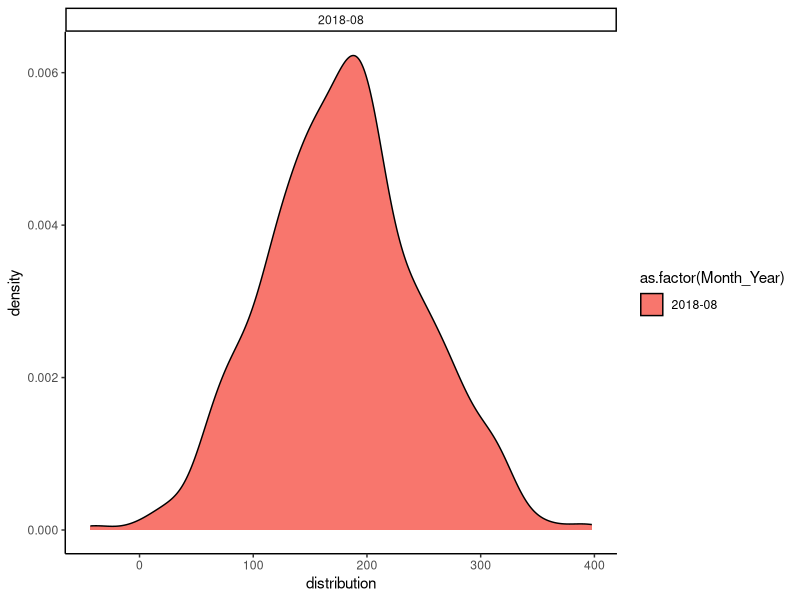
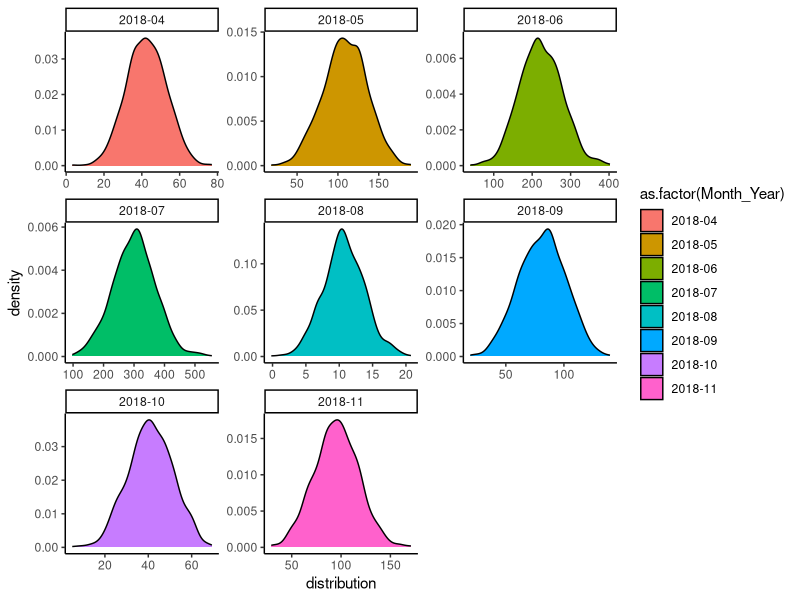

These figures' R source, in order: (Note: this script raises an error after producing the figures.)
##Create bootstrapped species matrix arrays for fish 
##M.Gutgesell
##Feb 18, 2025

library(tidyverse)
library(readxl)

##Import fish data - already standardized to area/effort, use mean and 95% CI of biomass estimate to create normal distribution and then sample from that to bootstrap
fish_df <- read_excel("data/SEAK_Fish_Biomass_Supplement.xlsx")
fish_df$Date <- as.Date(fish_df$Date, "%m-%d-%y")

fish_df <- fish_df %>%   mutate(Month_Year = format(Date, "%Y-%m")) %>%
  filter(Stream != "Transitional") %>%
  mutate(species2 = str_extract(Species, "^(.*?)(?=Juvenile)")) %>% 
  mutate(species3 = str_extract(Species, "^(.*?)(?=Fry)")) %>% 
  mutate(species2 = coalesce(species2, species3)) %>%
  mutate(species2 = coalesce(species2, Species)) %>%
  separate(`95% CI`, into = c("lower_95_CI", "upper_95_CI"), sep = "-")

fish_df$lower_95_CI <- as.numeric(fish_df$lower_95_CI)
fish_df$upper_95_CI <- as.numeric(fish_df$upper_95_CI)


##For each species and each sampling point per site, create a distribution using the mean and 95% CI 
##first calcuate std dev for each
fish_df<- fish_df %>%
  mutate(sd_1 = (upper_95_CI - Biomass)/1.96) %>% ##this assumes mean is in middle... 
  mutate(sd_2 = (upper_95_CI - lower_95_CI) / (2 * 1.96)) 

head(fish_df)


n_samples <- 1000

fish_df <- fish_df %>%
  mutate(distribution = map2(Biomass, sd_2, ~ rnorm(n_samples, mean = .x, sd = .y))) %>%
  filter(Month_Year < "2019-01")

##Visualizing to see if have distributions right
df_long <- fish_df%>%
  unnest_longer(distribution)

df_long %>%
  filter(Stream == "Snow-fed", species2 == "DollyVarden", Month_Year == "2018-08") %>% 
  ggplot(aes(x = distribution, fill = as.factor(Month_Year))) +
  geom_density() +
  facet_wrap(~Month_Year, scale = "free") +
  theme_classic()

df_long %>%
  filter(Stream == "Rain-fed", species2 == "Coastal Trout") %>% 
  ggplot(aes(x = distribution, fill = as.factor(Month_Year))) +
  geom_density() +
  facet_wrap(~Month_Year, scale = "free") +
  theme_classic()

##separate fry/juvenile or not? ... ? - no, only glacial stream the juvenile and fry is part of name, no site/date where both occur, use name without juvenile so comparable across sites 





fish_matrix <- xtabs(Biomass ~ species2 + Month_Year + Stream, data = fish_df)


##need to bootstrap data...so for each replicate in the 3 streams randomly takes a different biomass, and also creates 50 different possible stacked arrays... 



##Create a list of arrays with all unique possible site combinations (not including mixed site)-- Fish --------
set.seed(123)
sites <- unique(fish_df$Stream)
site_combinations <- expand.grid(site1 = sites, site2 = sites, site3 = sites)
site_combinations_sorted <- t(apply(site_combinations, 1, sort))
unique_combinations <- unique(as.data.frame(site_combinations_sorted))
colnames(unique_combinations) <- c("site1", "site2", "site3")
# Initialize an empty list to store the xtabs arrays
fish_xtabs_list_collection <- list()

#num_bootstrap <- 50

#Loop through each combination and create an xtabs array
# Loop to create 50 arrays using bootstrapped communities for each site combination
for (n in 1:50) {
  xtabs_list_bs <- list()

  for (i in 1:nrow(unique_combinations)) {
  combo <- unique_combinations[i, ]
  selected_sites <- c(combo$site1, combo$site2, combo$site3)
  
  site_counts <- table(selected_sites)
  
  replicated_data <- data.frame()
  
  #For each site in the combination, replicate its data based on how many times it occurs
  for (site in names(site_counts)) {
    count <- site_counts[[site]]
    site_data <- fish_df[fish_df$Stream == site, ]
    
    # Replicate the data according to how many times the site appears in the combination
    for (replicate_number in 1:count) {
      boot_data <- site_data %>%
       # group_by(Stream, Species, Month_Year) %>%
        mutate(distribution = map2(Biomass, sd_2, ~ rnorm(n_samples, mean = .x, sd = .y))) %>%
        mutate(bootstrapped_biomass = map_dbl(distribution, ~ sample(.x, 1))) %>%  # Select a single value
        select(-distribution)
     
      boot_data$Stream <- site
      boot_data$Replicate_Type <- replicate_number
      replicated_data <- bind_rows(replicated_data, boot_data)
    }
  }
  
  replicated_data <- replicated_data %>%
    mutate(streamID_2 = paste(Stream, Replicate_Type, sep = "_"))
  
  if (nrow(replicated_data) > 0) {
    xtabs_array <- xtabs(bootstrapped_biomass ~ species2 + Month_Year + streamID_2, data = replicated_data)
    xtabs_list_bs[[paste(combo$site1, combo$site2, combo$site3, sep = "_")]] <- xtabs_array
    }
  }
  
  # Add the list of xtabs arrays for this iteration to the collection
  fish_xtabs_list_collection[[paste0("Iteration_", n)]] <- xtabs_list_bs 
}

negative_vals <- xtabs_array[xtabs_array < 0]


saveRDS(fish_xtabs_list_collection, "data/intermediate_data/fish_sp_matrix_stacked_array_bootstrapped.rds")



##testing out lognormal distribution
# Given mean and sd on original scale
m <- 178.954706
s <- 105.905762

# Compute lognormal parameters
sigma_log2 <- log(1 + (s/m)^2)
sigma_log <- sqrt(sigma_log2)
mu_log <- log(m) - 0.5 * sigma_log2

# Generate values
set.seed(123)
samples <- rlnorm(1000, meanlog = mu_log, sdlog = sigma_log)

# Optional: check the mean and sd of simulated values
mean(samples)
sd(samples)

samples_df <- as.data.frame(samples)

samples_df %>%
#  filter(Stream == "Snow-fed", species2 == "DollyVarden") %>% 
  ggplot(aes(x = samples)) +
  geom_density() +
#  facet_wrap(~Month_Year, scale = "free") +
  theme_classic()
